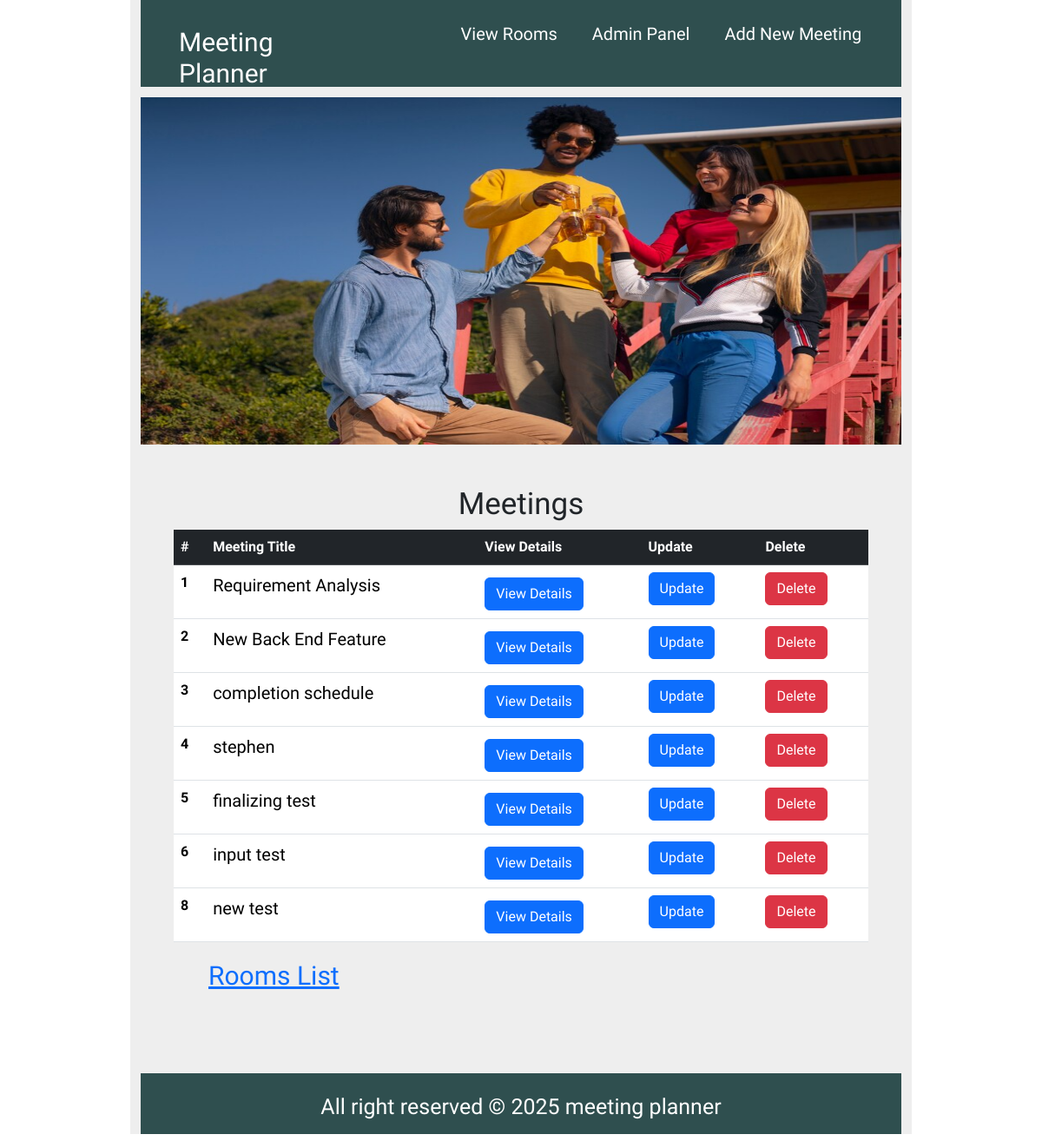
Before: /welcome.html with the older database file.
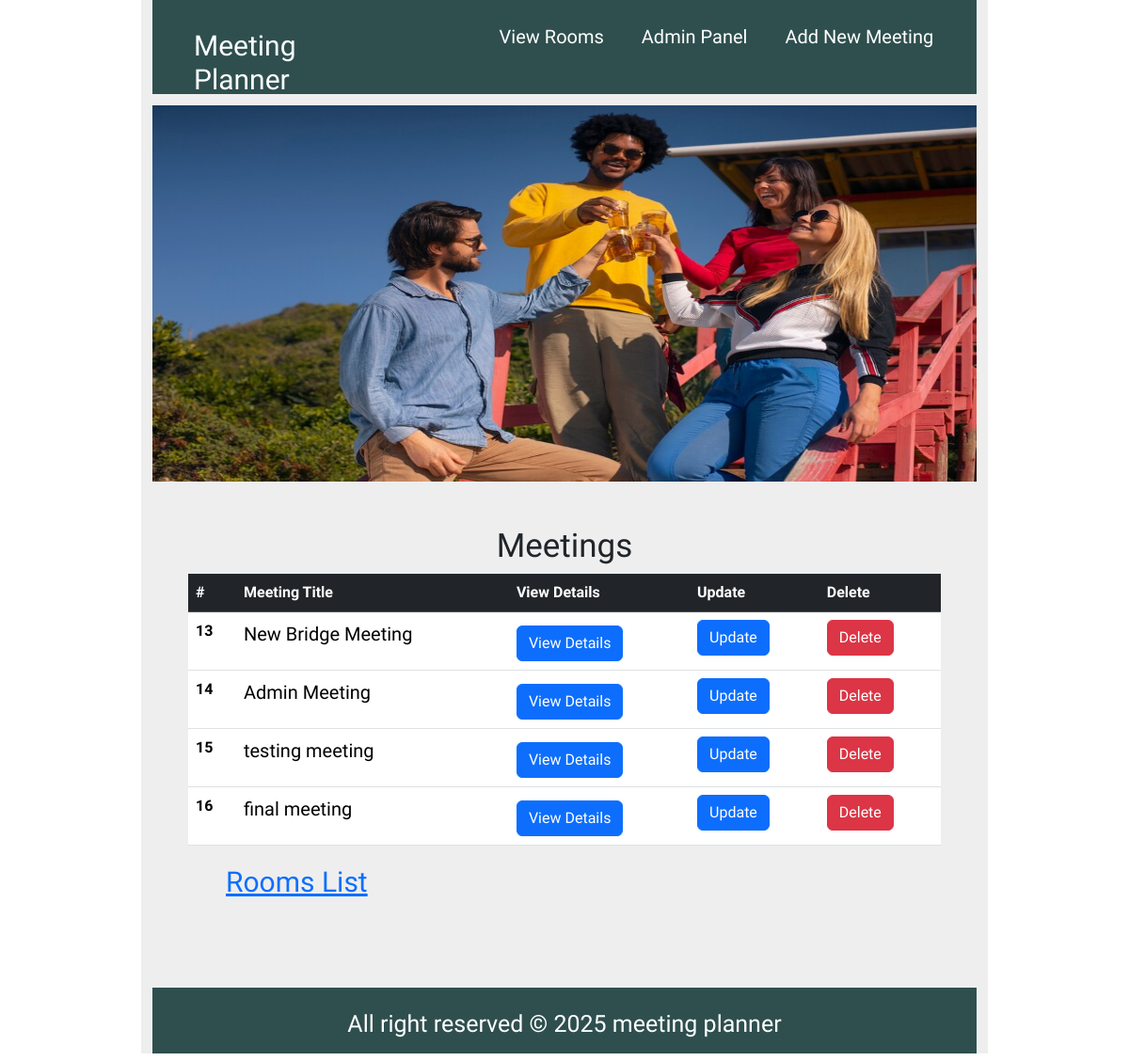
After: the same page with the newer database file.
### meetings/models.py (models this page shows, shortened)
class Meeting(models.Model):
    title = models.CharField(max_length=200)
    date = models.DateField()
    start_time = models.TimeField(default=time(9))
    duration = models.IntegerField(default=1)
    room=models.ForeignKey(Room, on_delete=models.CASCADE)

### website/views.py (the view)
# urls.py: path('welcome.html',welcome, name="welcome"),
def welcome(request):
    return render(request, "website/welcome.html",{"meetings": Meeting.objects.all()})

### website/templates/website/welcome.html
{% extends 'base.html' %}

### website/templates/base.html (shortened to what this page needs)
{% load static %}
<!DOCTYPE html>
<html lang="en">
<head>
    <link rel="stylesheet" href="{% static 'style.css' %}">
    {% block bootstrap-link %}
    <link href="https://cdn.jsdelivr.net/npm/bootstrap@5.3.3/dist/css/bootstrap.min.css" rel="stylesheet">
    {% endblock bootstrap-link %}
</head>
<body>
    {% block container-content %}
 <div class="container">
     <div class="header">
        <div class="logo">
            <h2><a href="{% url 'welcome' %}">Meeting Planner </a></h2>
        </div>
        <div class="nav">
            <ul>
                <li><a href="{% url 'rooms' %}">View Rooms</a></li>
                <li><a href="{% url 'admin:index' %}">Admin Panel</a></li>
                <li><a href="{% url 'new' %}">Add New Meeting</a></li>
            </ul>
        </div>
    </div>
        <img src="{% static 'meeting-crew.jpg' %}" alt="" style="width:100%; height:400px;">
    <div class="content">
        <br><br>
        <h2 style="text-align:center; font-size:35px;">Meetings</h2>
        <table class="table">
            <thead class="table-dark">
              <tr>
                <th scope="col">#</th>
                <th scope="col">Meeting Title</th>
                <th scope="col">View Details</th>
                <th scope="col">Update</th>
                <th scope="col">Delete</th>
              </tr>
            </thead>
            <tbody>
             {% for meeting in meetings %}
              <tr>
                <th scope="row">{{meeting.id}}</th>
                <td class="meeting-table-text">{{meeting.title}}</td>
                <td><a href="{% url 'detail' meeting.id %}" style="font-size:30px;"><button class="btn btn-primary">View Details</button></a></td>
                <td><button class="btn btn-primary">Update</button></td>
                <td><button class="btn btn-danger">Delete</button></td>
              </tr>
              {% endfor %}
            </tbody>
          </table>
    <a  class="room-list" href="{% url 'rooms' %}">Rooms List</a>
    </div>
    <div class="footer">
        <div class="footer-text">All right reserved &copy; 2025 meeting planner</div>
    </div>
 </div>
 {% endblock container-content %}
</body>
</html>

### static/style.css (style rules this page uses)
* { box-sizing: border-box; font-family: 'Khand', sans-serif; }
.container { width: 900px !important; min-height: 400px; margin: 0 auto; background-color: #eee; }
.header { width: 100%; background-color: darkslategrey; padding: 20px; height:100px; }
.header .logo { width: 30%; margin:0; padding: 4px; float: left; }
.logo h2 { font-size:30px; margin:7px 20px 5px 20px; color:white; }
.header .nav { width: 65%; padding: 4px; float:right; }
.nav ul li { list-style-type: none; }
.nav ul li { float: left; }
.nav ul li a { text-decoration:none; color:white; margin:0px 20px 5px 20px; font-size:20px; }
.logo h2 a { text-decoration: none !important; color:white; }
.content { width:800px !important; margin:auto; min-height:200px !important; }
.footer { width:100%; height:70px; background-color:darkslategrey; color:white; }
.footer .footer-text { text-align:center; padding:20px; font-size:25px; margin-top:90px !important; }
.room-list { font-size:30px; margin:40px !important; }
.meeting-table-text { font-size: 20px !important; }

Changed rows visible on the page:
removed Meeting: id "1", title "Requirement Analysis"
removed Meeting: id "2", title "New Back End Feature"
removed Meeting: id "3", title "completion schedule"
removed Meeting: id "4", title "stephen"
removed Meeting: id "5", title "finalizing test"
removed Meeting: id "6", title "input test"
removed Meeting: id "8", title "new test"
added Meeting: id "13", title "New Bridge Meeting"
added Meeting: id "14", title "Admin Meeting"
added Meeting: id "15", title "testing meeting"
added Meeting: id "16", title "final meeting"
